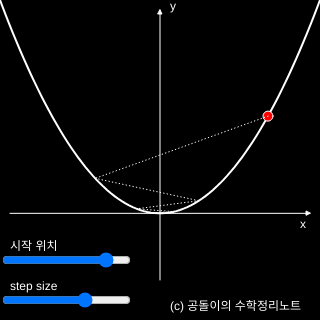
Frame 1 (no input)
Frame 60 (no input): identical to frame 1, image omitted
Frame 120 (the mouse pressed at the canvas centre since frame 60): identical to frame 1, image omitted

The p5.js sketch that drew this single still picture (run headless with seeded random() and noise() and a simulated clock; from frame 60 on, the mouse is pressed at the canvas centre):

// p5.js sketch
// ── sketch.js
var scl
var x = []
var y = []
var y_dif = []
var loc
var step_size

var new_loc
var old_loc

var my_slider
var my_slider2

function setup() {
     createCanvas(320, 320); // 위아래로 20씩 여유 pixel 주기. 
     scl = 120;

     x = linspace(-1.5, 1.5, 100)
     for(let i = 0; i < x.length; i++){
          y.push(
               my_function(x[i])
          )
          y_dif.push(
               my_function_prime(x[i])
          )
     }
     // loc = random(-1, 0.8)

     my_slider = createSlider(0.01, 1.2, 0.8, 0.0001) // step size
     my_slider.position(0, height - 30)

     my_slider2 = createSlider(-1.3, 1.3, 0.9, 0.00001) // loc
     my_slider2.position(0, height - 70)

}


function draw() {
     background(0);
     step_size = my_slider.value()
     noStroke()
     fill(255)
     text('시작 위치', 10, height - 70)

     loc = my_slider2.value()
     text('step size', 10, height - 30)

     noStroke()
     fill(255)
     drawArrow(10, height * 2/3, width - 10, height * 2/3)
     text('x', width - 20, height * 2 / 3 + 15)

     drawArrow(width / 2, height - 40, width / 2, 10)
     text('y', width / 2 + 10, 10)

     push()
     noFill()
     stroke(255)
     translate(width/2, height * 2/3)
     scale(1, -1)
     strokeWeight(2)
     beginShape()
     for (let i = 0; i < x.length; i++){
          vertex(x[i] * scl, y[i] * scl)
     }
     endShape()
     strokeWeight(1)
     fill(255, 0, 0)
     ellipse(loc * scl, my_function(loc) * scl, 10)
     drawingContext.setLineDash([0.5, 3]); // 점선 효과 주기
     old_loc = loc

     for (let i = 0; i < 30; i++){
          new_loc = old_loc - step_size * my_function_prime(old_loc)
          line(old_loc * scl, my_function(old_loc) * scl, new_loc * scl, my_function(new_loc) * scl)
          old_loc = new_loc;
     }

     drawingContext.setLineDash([1, 1]); // 점선 효과 종료

     pop()

     text('(c) 공돌이의 수학정리노트', width - 150, height - 10)
}

function linspace(stt, end, steps){
     var res = []
     for(i=stt; i<=end; i+=((end-stt)/(steps-1))){
          res.push(
               i
          )
     }
     return res
}

function drawArrow(x1, y1, x2, y2) {
     push();
     // strokeWeight(w);
     stroke(255);
     fill(255);
     line(x1, y1, x2, y2); //draw a line beetween the vertices
     let offset = 10 / 800 * width;
     let angle = atan2(y1 - y2, x1 - x2); //gets the angle of the line
     translate(x2, y2); //translates to the destination vertex
     rotate(angle - HALF_PI); //rotates the arrow point
     triangle(-offset * 0.5, offset, offset * 0.5, offset, 0, 0); //draws the arrow point as a triangle
     pop();
}

function my_function(x){
     // return 3 * (x+1)*(x+0.1)*(x-0.3)*(x-0.7) + 1
     return x ** 2
}

function my_function_prime(x){
     // return 12*x**3 + (9*x**2)/10 - (237*x)/50 + 393/1000       
     return 2 * x
}
